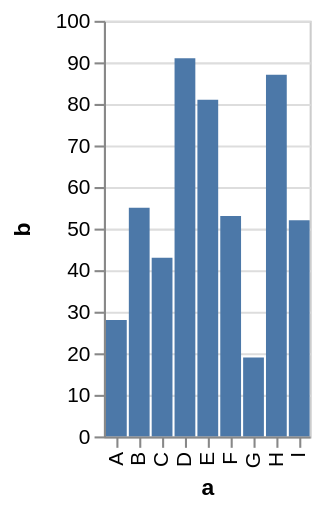

The Vega-Lite source for this figure:
### Vega specification from a JSON file in a GitHub repository (floating-point values rounded to 4 significant figures)
{"$schema": "https://vega.github.io/schema/vega/v3.0.json", "description": "A simple bar chart with embedded data.", "autosize": "pad", "padding": 5, "encode": {"update": {"stroke": {"value": "#ccc"}, "fill": {"value": "transparent"}}}, "data": [{"name": "source_0", "values": [{"a": "A", "b": 28}, {"a": "B", "b": 55}, {"a": "C", "b": 43}, {"a": "D", "b": 91}, {"a": "E", "b": 81}, {"a": "F", "b": 53}, {"a": "G", "b": 19}, {"a": "H", "b": 87}, {"a": "I", "b": 52}]}, {"name": "data_0", "source": "source_0", "transform": [{"type": "formula", "expr": "toNumber(datum[\"b\"])", "as": "b"}, {"type": "filter", "expr": "datum[\"b\"] !== null && !isNaN(datum[\"b\"])"}]}], "signals": [{"name": "x_step", "value": 11}, {"name": "width", "update": "bandspace(domain('x').length, 0.1, 0.05) * x_step"}, {"name": "height", "update": "200"}], "marks": [{"name": "marks", "type": "rect", "role": "bar", "from": {"data": "data_0"}, "encode": {"update": {"x": {"scale": "x", "field": "a"}, "width": {"scale": "x", "band": true}, "y": {"scale": "y", "field": "b"}, "y2": {"scale": "y", "value": 0}, "fill": {"value": "#4c78a8"}}}}], "scales": [{"name": "x", "type": "band", "domain": {"data": "data_0", "field": "a", "sort": true}, "range": {"step": {"signal": "x_step"}}, "round": true, "paddingInner": 0.1, "paddingOuter": 0.05}, {"name": "y", "type": "linear", "domain": {"data": "data_0", "field": "b"}, "range": [{"signal": "height"}, 0], "round": true, "nice": true, "zero": true}], "axes": [{"scale": "x", "orient": "bottom", "tickCount": 5, "title": "a", "zindex": 1, "encode": {"labels": {"update": {"angle": {"value": 270}, "align": {"value": "right"}, "baseline": {"value": "middle"}}}}}, {"scale": "y", "maxExtent": 30, "minExtent": 30, "orient": "left", "title": "b", "zindex": 1}, {"scale": "y", "domain": false, "grid": true, "labels": false, "orient": "left", "ticks": false, "zindex": 0, "gridScale": "x"}], "config": {"axis": {"quantitativeExtent": 30}}}
